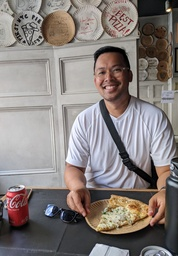
#> input picture Images/best_pizza.jpg, 178 x 256 px, shrunk from 2786 x 4017 before the run
$ python images_problem.py
#> lines starting #> are read from the running program, lines starting #| are printed output that depends on the picture
### colour_helper.py
# Colour Helper
# Functions that help wither colours


def pixel_to_name(pixel: tuple) -> str:
    """Given a 3-tuple, return a string representing
    its colour

    Params:
        pixel = 3-tuple of values (red, green, blue)

    Returns:
        name of the colour
    """
    red, green, blue = pixel

    # TODO: detect jelly bean green
    if red < 200 and blue < 200 and green > 220:
        return "green"
    elif red > 170 and green < 60 and blue < 60:
        return "red"
    elif red < 60 and green > 80 and blue < 60:
        return "jelly bean green"
    else:
        return "colour unknown"


print(pixel_to_name((180, 3, 2)))
print(pixel_to_name((255, 255, 255)))


def is_light(pixel: tuple) -> bool:
    """Returns True if the pixel is a "light" pixel

    Params:
        pixel - 3-tuple of values r, g, b

    Returns:
        True if the pixel is a light pixel
        False if a dark pixel
    """
    red = pixel[0]
    green = pixel[1]
    blue = pixel[2]

    average = (red + green + blue) / 3

    if average >= 128:
        return True
    else:
        return False


# [7 lines left out: function pixel_to_grayscale, not called in this run]


def pixel_to_random_effect(pixel: tuple) -> tuple:
    """Return a random pixel"""
    red, green, blue = pixel

    red += 30
    green += 50
    blue -= 10

    if red > 255:
        red = 255
    if green > 255:
        green = 255
    if blue < 0:
        blue = 0

    return (red, green, blue)

### images_problem.py
# Images Problem
# Author: Ubial
# 18 December 2023

from PIL import Image

import colour_helper

# Test?
light_pixel = (255, 255, 255)
light_gray = (128, 128, 128)
darker_gray = (100, 128, 128)
reddish_pixel = (255, 100, 24)
dark_gray = (127, 127, 127)
dark_pixel = (0, 0, 0)

print(colour_helper.is_light(light_pixel))  # True
print(colour_helper.is_light(light_gray))  # True
print(colour_helper.is_light(reddish_pixel))  # False
print(colour_helper.is_light(dark_gray))  # False
print(colour_helper.is_light(dark_pixel))  # False


def binarize() -> None:
    """Binarizes an image"""

    # Open the image
    with Image.open("./Images/catto.png") as im:
        image_height = im.height
        image_width = im.width

        # starting at the top and working our way down
        # visit the pixels from left to right
        for y in range(image_height):
            for x in range(image_width):
                pixel = im.getpixel((x, y))

                # if the pixel is light
                if colour_helper.is_light(pixel):
                    im.putpixel((x, y), light_pixel)
                else:
                    im.putpixel((x, y), dark_pixel)

        # After visiting every pixel, save the image
        im.save("./Images/binarized.jpg")


def picture_to_grayscale(filename: str) -> None:
    """Convert a given picture to grayscale"""

    # Open up the image
    with Image.open(f"./Images/{filename}") as im:
        # Visit every pixel
        for y in range(im.height):
            for x in range(im.width):
                pixel = im.getpixel((x, y))

                # Take that pixel and convert it to gray
                gray_pixel = colour_helper.pixel_to_grayscale(pixel)

                im.putpixel((x, y), gray_pixel)

        # Save the image
        im.save("./Images/grayscale.jpg")


def random_picture_effect(filename: str) -> None:
    """Convert a given picture to something random"""
#> called with filename = 'best_pizza.jpg'

    # Open up the image
    with Image.open(f"./Images/{filename}") as im:
        # Visit every pixel
#> im is the input picture: PIL image 178x256 RGB; mean R, G, B 134, 126.4, 124.1
        for y in range(im.height):
            for x in range(im.width):
                pixel = im.getpixel((x, y))

                # Take that pixel and randomize it
                random_pixel = colour_helper.pixel_to_random_effect(pixel)
                im.putpixel((x, y), random_pixel)
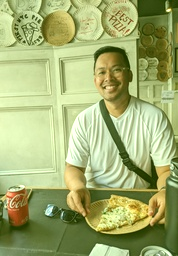
#> im: PIL image 178x256 RGB; mean R, G, B 163.9, 175.9, 114.2

        # Save the image
        im.save("./Images/random.jpg")


# picture_to_grayscale("best_pizza.jpg")
random_picture_effect("best_pizza.jpg")
